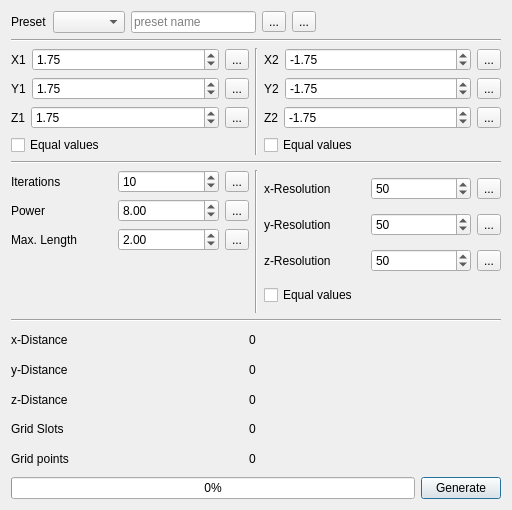
<?xml version="1.0" encoding="UTF-8"?>
<ui version="4.0">
 <class>MbulbWindow</class>
 <widget class="QDialog" name="MbulbWindow">
  <property name="geometry">
   <rect>
    <x>0</x>
    <y>0</y>
    <width>512</width>
    <height>510</height>
   </rect>
  </property>
  <property name="minimumSize">
   <size>
    <width>512</width>
    <height>510</height>
   </size>
  </property>
  <property name="windowTitle">
   <string>Mandelbulb Generator</string>
  </property>
  <layout class="QGridLayout" name="gridLayout">
   <item row="0" column="0">
    <layout class="QVBoxLayout" name="verticalLayout">
     <item>
      <layout class="QHBoxLayout" name="hL_presets" stretch="0,0,0,0">
       <item>
        <widget class="QLabel" name="label_18">
         <property name="text">
          <string>Preset</string>
         </property>
        </widget>
       </item>
       <item>
        <widget class="QComboBox" name="comboBox_presets"/>
       </item>
       <item>
        <layout class="QHBoxLayout" name="hL_newPreset">
         <item>
          <widget class="QLineEdit" name="lineEdit_newPresetName">
           <property name="placeholderText">
            <string>preset name</string>
           </property>
          </widget>
         </item>
         <item>
          <widget class="QToolButton" name="buttonNewPreset">
           <property name="toolTip">
            <string>Create new preset</string>
           </property>
           <property name="text">
            <string>...</string>
           </property>
           <property name="icon">
            <iconset resource="resources.qrc">
             <normaloff>:/icons/cil-plus.svg</normaloff>:/icons/cil-plus.svg</iconset>
           </property>
          </widget>
         </item>
         <item>
          <widget class="QToolButton" name="buttonDeletePreset">
           <property name="text">
            <string>...</string>
           </property>
           <property name="icon">
            <iconset resource="resources.qrc">
             <normaloff>:/icons/cil-trash.svg</normaloff>:/icons/cil-trash.svg</iconset>
           </property>
          </widget>
         </item>
        </layout>
       </item>
       <item>
        <spacer name="horizontalSpacer">
         <property name="orientation">
          <enum>Qt::Horizontal</enum>
         </property>
         <property name="sizeHint" stdset="0">
          <size>
           <width>40</width>
           <height>20</height>
          </size>
         </property>
        </spacer>
       </item>
      </layout>
     </item>
     <item>
      <widget class="Line" name="line_5">
       <property name="orientation">
        <enum>Qt::Horizontal</enum>
       </property>
      </widget>
     </item>
     <item>
      <layout class="QHBoxLayout" name="hL_volumeInput" stretch="0,0,0">
       <item>
        <layout class="QVBoxLayout" name="vL_pointAInput">
         <item>
          <layout class="QHBoxLayout" name="horizontalLayout_2" stretch="0,1,0">
           <item>
            <widget class="QLabel" name="label_2">
             <property name="text">
              <string>X1</string>
             </property>
            </widget>
           </item>
           <item>
            <widget class="QDoubleSpinBox" name="X1Input">
             <property name="minimum">
              <double>-5.000000000000000</double>
             </property>
             <property name="maximum">
              <double>5.000000000000000</double>
             </property>
             <property name="value">
              <double>1.750000000000000</double>
             </property>
            </widget>
           </item>
           <item>
            <widget class="QToolButton" name="buttonResetX1">
             <property name="text">
              <string>...</string>
             </property>
             <property name="icon">
              <iconset resource="resources.qrc">
               <normaloff>:/icons/cil-reload.svg</normaloff>:/icons/cil-reload.svg</iconset>
             </property>
            </widget>
           </item>
          </layout>
         </item>
         <item>
          <layout class="QHBoxLayout" name="horizontalLayout_3" stretch="0,1,0">
           <item>
            <widget class="QLabel" name="label_3">
             <property name="text">
              <string>Y1</string>
             </property>
            </widget>
           </item>
           <item>
            <widget class="QDoubleSpinBox" name="Y1Input">
             <property name="minimum">
              <double>-5.000000000000000</double>
             </property>
             <property name="maximum">
              <double>5.000000000000000</double>
             </property>
             <property name="value">
              <double>1.750000000000000</double>
             </property>
            </widget>
           </item>
           <item>
            <widget class="QToolButton" name="buttonResetY1">
             <property name="text">
              <string>...</string>
             </property>
             <property name="icon">
              <iconset resource="resources.qrc">
               <normaloff>:/icons/cil-reload.svg</normaloff>:/icons/cil-reload.svg</iconset>
             </property>
            </widget>
           </item>
          </layout>
         </item>
         <item>
          <layout class="QHBoxLayout" name="horizontalLayout" stretch="0,1,0">
           <item>
            <widget class="QLabel" name="label">
             <property name="text">
              <string>Z1</string>
             </property>
            </widget>
           </item>
           <item>
            <widget class="QDoubleSpinBox" name="Z1Input">
             <property name="minimum">
              <double>-5.000000000000000</double>
             </property>
             <property name="maximum">
              <double>5.000000000000000</double>
             </property>
             <property name="value">
              <double>1.750000000000000</double>
             </property>
            </widget>
           </item>
           <item>
            <widget class="QToolButton" name="buttonResetZ1">
             <property name="text">
              <string>...</string>
             </property>
             <property name="icon">
              <iconset resource="resources.qrc">
               <normaloff>:/icons/cil-reload.svg</normaloff>:/icons/cil-reload.svg</iconset>
             </property>
            </widget>
           </item>
          </layout>
         </item>
         <item>
          <widget class="QCheckBox" name="checkBox_equalValues_P1">
           <property name="text">
            <string>Equal values</string>
           </property>
          </widget>
         </item>
        </layout>
       </item>
       <item>
        <widget class="Line" name="line">
         <property name="orientation">
          <enum>Qt::Vertical</enum>
         </property>
        </widget>
       </item>
       <item>
        <layout class="QVBoxLayout" name="vL_pointAInput_2">
         <item>
          <layout class="QHBoxLayout" name="horizontalLayout_4" stretch="0,1,0">
           <item>
            <widget class="QLabel" name="label_4">
             <property name="text">
              <string>X2</string>
             </property>
            </widget>
           </item>
           <item>
            <widget class="QDoubleSpinBox" name="X2Input">
             <property name="minimum">
              <double>-5.000000000000000</double>
             </property>
             <property name="maximum">
              <double>5.000000000000000</double>
             </property>
             <property name="value">
              <double>-1.750000000000000</double>
             </property>
            </widget>
           </item>
           <item>
            <widget class="QToolButton" name="buttonResetX2">
             <property name="text">
              <string>...</string>
             </property>
             <property name="icon">
              <iconset resource="resources.qrc">
               <normaloff>:/icons/cil-reload.svg</normaloff>:/icons/cil-reload.svg</iconset>
             </property>
            </widget>
           </item>
          </layout>
         </item>
         <item>
          <layout class="QHBoxLayout" name="horizontalLayout_5" stretch="0,1,0">
           <item>
            <widget class="QLabel" name="label_5">
             <property name="text">
              <string>Y2</string>
             </property>
            </widget>
           </item>
           <item>
            <widget class="QDoubleSpinBox" name="Y2Input">
             <property name="minimum">
              <double>-5.000000000000000</double>
             </property>
             <property name="maximum">
              <double>5.000000000000000</double>
             </property>
             <property name="value">
              <double>-1.750000000000000</double>
             </property>
            </widget>
           </item>
           <item>
            <widget class="QToolButton" name="buttonResetY2">
             <property name="text">
              <string>...</string>
             </property>
             <property name="icon">
              <iconset resource="resources.qrc">
               <normaloff>:/icons/cil-reload.svg</normaloff>:/icons/cil-reload.svg</iconset>
             </property>
            </widget>
           </item>
          </layout>
         </item>
         <item>
          <layout class="QHBoxLayout" name="horizontalLayout_6" stretch="0,1,0">
           <item>
            <widget class="QLabel" name="label_6">
             <property name="text">
              <string>Z2</string>
             </property>
            </widget>
           </item>
           <item>
            <widget class="QDoubleSpinBox" name="Z2Input">
             <property name="minimum">
              <double>-5.000000000000000</double>
             </property>
             <property name="maximum">
              <double>5.000000000000000</double>
             </property>
             <property name="value">
              <double>-1.750000000000000</double>
             </property>
            </widget>
           </item>
           <item>
            <widget class="QToolButton" name="buttonResetZ2">
             <property name="text">
              <string>...</string>
             </property>
             <property name="icon">
              <iconset resource="resources.qrc">
               <normaloff>:/icons/cil-reload.svg</normaloff>:/icons/cil-reload.svg</iconset>
             </property>
            </widget>
           </item>
          </layout>
         </item>
         <item>
          <widget class="QCheckBox" name="checkBox_equalValues_P2">
           <property name="text">
            <string>Equal values</string>
           </property>
          </widget>
         </item>
        </layout>
       </item>
      </layout>
     </item>
     <item>
      <widget class="Line" name="line_2">
       <property name="orientation">
        <enum>Qt::Horizontal</enum>
       </property>
      </widget>
     </item>
     <item>
      <layout class="QHBoxLayout" name="horizontalLayout_18">
       <item>
        <layout class="QVBoxLayout" name="vL_parameters">
         <item>
          <layout class="QHBoxLayout" name="horizontalLayout_7" stretch="0,0,0">
           <item>
            <widget class="QLabel" name="label_7">
             <property name="text">
              <string>Iterations</string>
             </property>
            </widget>
           </item>
           <item>
            <widget class="QSpinBox" name="IterInput">
             <property name="minimum">
              <number>1</number>
             </property>
             <property name="maximum">
              <number>32767</number>
             </property>
             <property name="value">
              <number>10</number>
             </property>
            </widget>
           </item>
           <item>
            <widget class="QToolButton" name="buttonResetIter">
             <property name="text">
              <string>...</string>
             </property>
             <property name="icon">
              <iconset resource="resources.qrc">
               <normaloff>:/icons/cil-reload.svg</normaloff>:/icons/cil-reload.svg</iconset>
             </property>
            </widget>
           </item>
          </layout>
         </item>
         <item>
          <layout class="QHBoxLayout" name="horizontalLayout_8" stretch="0,0,0">
           <item>
            <widget class="QLabel" name="label_8">
             <property name="text">
              <string>Power</string>
             </property>
            </widget>
           </item>
           <item>
            <widget class="QDoubleSpinBox" name="powerInput">
             <property name="maximum">
              <double>16383.000000000000000</double>
             </property>
             <property name="value">
              <double>8.000000000000000</double>
             </property>
            </widget>
           </item>
           <item>
            <widget class="QToolButton" name="buttonResetPower">
             <property name="text">
              <string>...</string>
             </property>
             <property name="icon">
              <iconset resource="resources.qrc">
               <normaloff>:/icons/cil-reload.svg</normaloff>:/icons/cil-reload.svg</iconset>
             </property>
            </widget>
           </item>
          </layout>
         </item>
         <item>
          <layout class="QHBoxLayout" name="horizontalLayout_9" stretch="0,0,0">
           <item>
            <widget class="QLabel" name="label_9">
             <property name="text">
              <string>Max. Length</string>
             </property>
            </widget>
           </item>
           <item>
            <widget class="QDoubleSpinBox" name="maxLengthInput">
             <property name="maximum">
              <double>16383.000000000000000</double>
             </property>
             <property name="value">
              <double>2.000000000000000</double>
             </property>
            </widget>
           </item>
           <item>
            <widget class="QToolButton" name="buttonResetMaxLength">
             <property name="text">
              <string>...</string>
             </property>
             <property name="icon">
              <iconset resource="resources.qrc">
               <normaloff>:/icons/cil-reload.svg</normaloff>:/icons/cil-reload.svg</iconset>
             </property>
            </widget>
           </item>
          </layout>
         </item>
         <item>
          <spacer name="verticalSpacer_2">
           <property name="orientation">
            <enum>Qt::Vertical</enum>
           </property>
           <property name="sizeHint" stdset="0">
            <size>
             <width>20</width>
             <height>40</height>
            </size>
           </property>
          </spacer>
         </item>
        </layout>
       </item>
       <item>
        <widget class="Line" name="line_4">
         <property name="orientation">
          <enum>Qt::Vertical</enum>
         </property>
        </widget>
       </item>
       <item>
        <layout class="QVBoxLayout" name="verticalLayout_3">
         <item>
          <layout class="QHBoxLayout" name="horizontalLayout_15" stretch="0,0,0">
           <item>
            <widget class="QLabel" name="label_14">
             <property name="text">
              <string>x-Resolution</string>
             </property>
            </widget>
           </item>
           <item>
            <widget class="QSpinBox" name="xresInput">
             <property name="minimum">
              <number>5</number>
             </property>
             <property name="maximum">
              <number>32767</number>
             </property>
             <property name="value">
              <number>50</number>
             </property>
            </widget>
           </item>
           <item>
            <widget class="QToolButton" name="buttonResetXres">
             <property name="text">
              <string>...</string>
             </property>
             <property name="icon">
              <iconset resource="resources.qrc">
               <normaloff>:/icons/cil-reload.svg</normaloff>:/icons/cil-reload.svg</iconset>
             </property>
            </widget>
           </item>
          </layout>
         </item>
         <item>
          <layout class="QHBoxLayout" name="horizontalLayout_16" stretch="0,0,0">
           <item>
            <widget class="QLabel" name="label_15">
             <property name="text">
              <string>y-Resolution</string>
             </property>
            </widget>
           </item>
           <item>
            <widget class="QSpinBox" name="yresInput">
             <property name="minimum">
              <number>5</number>
             </property>
             <property name="maximum">
              <number>32767</number>
             </property>
             <property name="value">
              <number>50</number>
             </property>
            </widget>
           </item>
           <item>
            <widget class="QToolButton" name="buttonResetYres">
             <property name="text">
              <string>...</string>
             </property>
             <property name="icon">
              <iconset resource="resources.qrc">
               <normaloff>:/icons/cil-reload.svg</normaloff>:/icons/cil-reload.svg</iconset>
             </property>
            </widget>
           </item>
          </layout>
         </item>
         <item>
          <layout class="QHBoxLayout" name="horizontalLayout_17" stretch="0,0,0">
           <item>
            <widget class="QLabel" name="label_16">
             <property name="text">
              <string>z-Resolution</string>
             </property>
            </widget>
           </item>
           <item>
            <widget class="QSpinBox" name="zresInput">
             <property name="minimum">
              <number>5</number>
             </property>
             <property name="maximum">
              <number>32767</number>
             </property>
             <property name="value">
              <number>50</number>
             </property>
            </widget>
           </item>
           <item>
            <widget class="QToolButton" name="buttonResetZres">
             <property name="text">
              <string>...</string>
             </property>
             <property name="icon">
              <iconset resource="resources.qrc">
               <normaloff>:/icons/cil-reload.svg</normaloff>:/icons/cil-reload.svg</iconset>
             </property>
            </widget>
           </item>
          </layout>
         </item>
         <item>
          <widget class="QCheckBox" name="checkBox_equalValues_res">
           <property name="text">
            <string>Equal values</string>
           </property>
          </widget>
         </item>
        </layout>
       </item>
      </layout>
     </item>
     <item>
      <widget class="Line" name="line_3">
       <property name="orientation">
        <enum>Qt::Horizontal</enum>
       </property>
      </widget>
     </item>
     <item>
      <layout class="QHBoxLayout" name="horizontalLayout_20">
       <item>
        <layout class="QVBoxLayout" name="verticalLayout_2">
         <item>
          <layout class="QHBoxLayout" name="horizontalLayout_10">
           <item>
            <widget class="QLabel" name="label_10">
             <property name="text">
              <string>x-Distance</string>
             </property>
            </widget>
           </item>
           <item>
            <widget class="QLabel" name="xdistOutput">
             <property name="text">
              <string>0</string>
             </property>
            </widget>
           </item>
          </layout>
         </item>
         <item>
          <layout class="QHBoxLayout" name="horizontalLayout_11">
           <item>
            <widget class="QLabel" name="label_11">
             <property name="text">
              <string>y-Distance</string>
             </property>
            </widget>
           </item>
           <item>
            <widget class="QLabel" name="ydistOutput">
             <property name="text">
              <string>0</string>
             </property>
            </widget>
           </item>
          </layout>
         </item>
         <item>
          <layout class="QHBoxLayout" name="horizontalLayout_12">
           <item>
            <widget class="QLabel" name="label_12">
             <property name="text">
              <string>z-Distance</string>
             </property>
            </widget>
           </item>
           <item>
            <widget class="QLabel" name="zdistOutput">
             <property name="text">
              <string>0</string>
             </property>
            </widget>
           </item>
          </layout>
         </item>
         <item>
          <layout class="QHBoxLayout" name="horizontalLayout_19">
           <item>
            <widget class="QLabel" name="label_17">
             <property name="text">
              <string>Grid Slots</string>
             </property>
            </widget>
           </item>
           <item>
            <widget class="QLabel" name="gridSlotsOutput">
             <property name="text">
              <string>0</string>
             </property>
            </widget>
           </item>
          </layout>
         </item>
         <item>
          <layout class="QHBoxLayout" name="horizontalLayout_13">
           <item>
            <widget class="QLabel" name="label_13">
             <property name="text">
              <string>Grid points</string>
             </property>
            </widget>
           </item>
           <item>
            <widget class="QLabel" name="pointCountOutput">
             <property name="text">
              <string>0</string>
             </property>
            </widget>
           </item>
          </layout>
         </item>
        </layout>
       </item>
       <item>
        <layout class="QVBoxLayout" name="vL_options" stretch="0">
         <item>
          <spacer name="verticalSpacer">
           <property name="orientation">
            <enum>Qt::Vertical</enum>
           </property>
           <property name="sizeHint" stdset="0">
            <size>
             <width>20</width>
             <height>40</height>
            </size>
           </property>
          </spacer>
         </item>
        </layout>
       </item>
      </layout>
     </item>
     <item>
      <layout class="QHBoxLayout" name="horizontalLayout_14">
       <item>
        <widget class="QProgressBar" name="progressBar">
         <property name="value">
          <number>0</number>
         </property>
        </widget>
       </item>
       <item>
        <widget class="QPushButton" name="ButtonGenerate">
         <property name="text">
          <string>Generate</string>
         </property>
        </widget>
       </item>
      </layout>
     </item>
    </layout>
   </item>
  </layout>
 </widget>
 <resources>
  <include location="resources.qrc"/>
 </resources>
 <connections/>
</ui>
